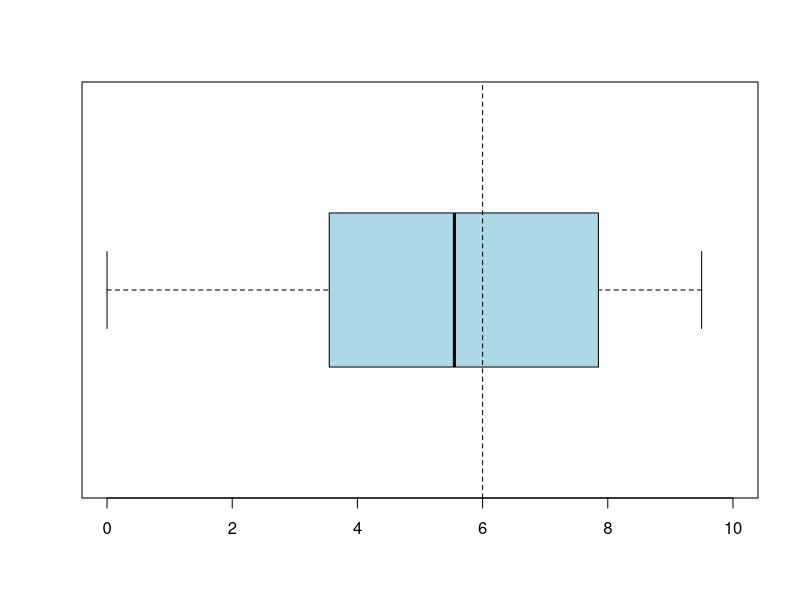

This figure's R source:
## ---- chunk 1
knitr::opts_chunk$set(echo = TRUE)
## ---- chunk 2
library(reshape2)
library(ggplot2)
# library(printr)
library(knitr)
## ---- chunk 3
#library("gdata")
#notas = read.xls("/Users/Larissa/Desktop/2S2018/ME414/G_ME414A_2018S2 Notas.xls",sheet=2,header = TRUE)
#require(xtable)
#table(notas)
#kable(notas)
notasp1<-c(5.55,0.00,9.30,4.95,7.30,9.25,3.00,8.75,9.40,8.05,6.50,4.30,8.00,2.80,3.55,2.80,7.85,3.25,5.30,6.65,0.00,3.05,3.75,9.25,7.85,8.75,4.85,9.50,3.35,3.40,2.60,5.30,7.75,9.25,5.80,5.60,5.35,5.05,7.85,4.30,4.80,7.75,5.75,1.90,6.80,6.80,7.50,4.85,1.90)
boxplot(notasp1, horizontal=TRUE,  outline=TRUE,col="lightblue", type=3, ylim=c(0,10))
abline(v=6,lty=2)
#a<-summary(notasp1)
